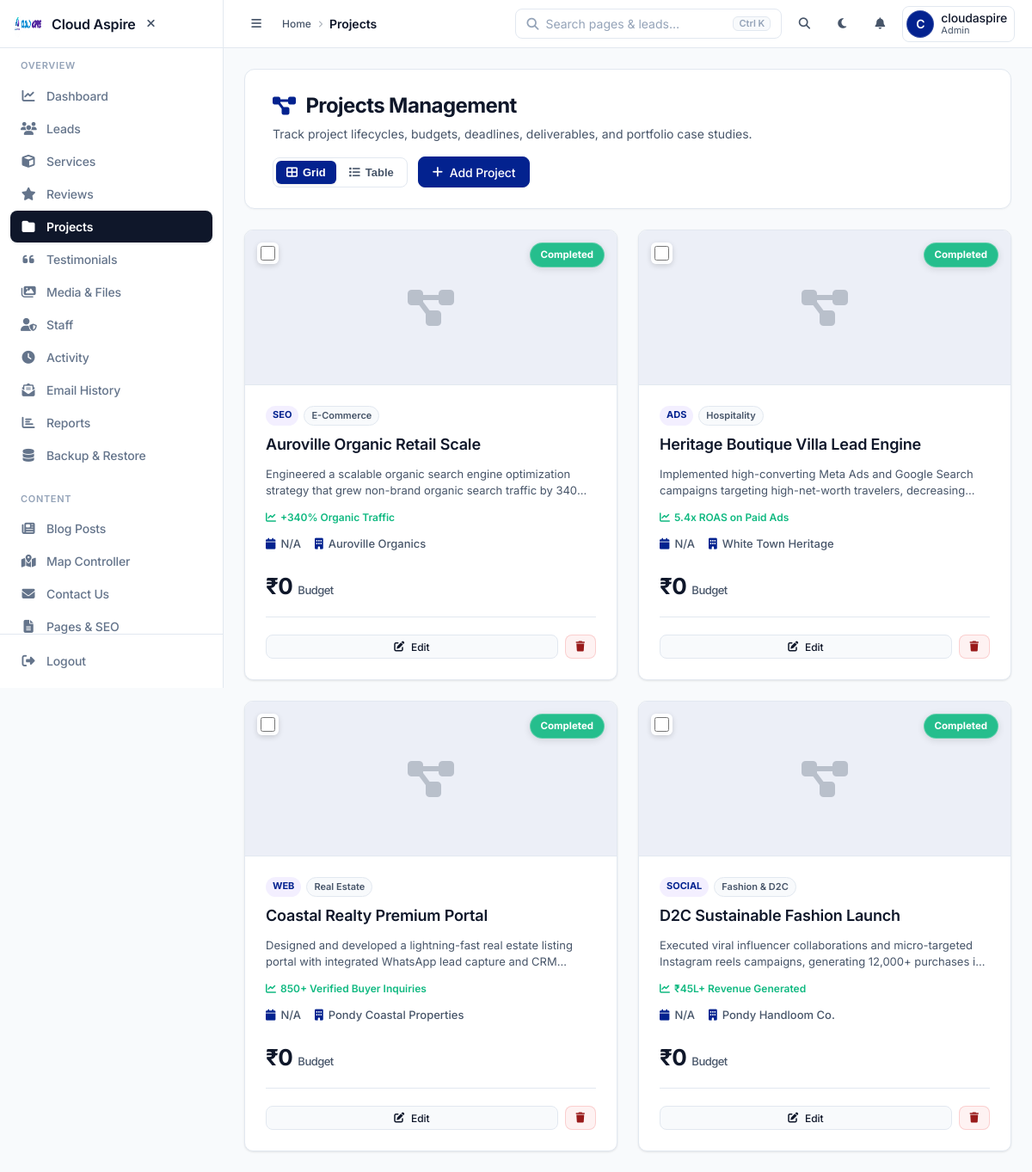
The page /admin/projects.php (signed in) on the database its author committed.
### tables this page shows
CREATE TABLE IF NOT EXISTS `projects` (
  `id` int(11) NOT NULL AUTO_INCREMENT,
  `project_name` varchar(255) NOT NULL,
  `budget` varchar(50) DEFAULT NULL,
  `project_datetime` datetime DEFAULT NULL,
  `status` enum('pending','running','completed','cancelled') DEFAULT 'pending',
  `project_link` varchar(500) DEFAULT NULL,
  `thumbnail` varchar(500) DEFAULT NULL,
  `created_at` timestamp NULL DEFAULT current_timestamp(),
  `updated_at` timestamp NULL DEFAULT current_timestamp() ON UPDATE current_timestamp(),
  `category` varchar(100) DEFAULT 'web',
  `industry` varchar(100) DEFAULT 'Digital',
  `description` text DEFAULT NULL,
  `client_name` varchar(150) DEFAULT NULL,
  `results` varchar(255) DEFAULT NULL,
  PRIMARY KEY (`id`),
  KEY `idx_projects_status_date` (`status`,`project_datetime`)
);

### admin/projects.php (called while the page is built, shortened)
<?php
require_once __DIR__ . '/../app/security_notifier.php';
$projects = $conn->query("SELECT * FROM projects ORDER BY project_datetime DESC")->fetchAll(PDO::FETCH_ASSOC);
require_once __DIR__ . '/../app/Views/admin/projects.php';

### app/Views/admin/projects.php (the view, shortened to what this page needs)
<?php
require_once __DIR__ . '/../../../admin/includes/header.php';
?>
<div class="saas-page-header">
    <div>
        <h1 class="page-title"><i class="fas fa-diagram-project" style="color: var(--primary, #6366F1);"></i> Projects Management</h1>
        <p class="page-subtitle">Track project lifecycles, budgets, deadlines, deliverables, and portfolio case studies.</p>
    </div>
    <div class="header-actions" style="display: flex; align-items: center; gap: 12px;">
        <div class="view-switch-container">
            <button type="button" class="active" id="viewGridBtn" onclick="switchView('grid')">
                <i class="fas fa-th-large"></i> Grid
            </button>
            <button type="button" id="viewListBtn" onclick="switchView('list')">
                <i class="fas fa-list"></i> Table
            </button>
        </div>
        <button class="btn btn-primary" onclick="openModal()"><i class="fas fa-plus"></i> Add Project</button>
    </div>
</div>
<div id="projectsGridView">
    <div class="projects-grid">
        <?php foreach ($projects as $project): ?>
        <div class="project-card">
            <div class="card-select-wrap">
                <input type="checkbox" class="project-checkbox row-cb" value="<?= $project['id'] ?>" onclick="updateBulkBar()">
            </div>
            <div class="project-thumb">
                <?php if (!empty($project['thumbnail'])): ?>
                    <img src="<?= htmlspecialchars($project['thumbnail']) ?>" alt="">
                <?php else: ?>
                    <i class="fas fa-diagram-project"></i>
                <?php endif; ?>
                <span class="status-badge status-<?= htmlspecialchars($project['status'] ?? 'pending') ?>"><?= ucfirst(htmlspecialchars($project['status'] ?? 'pending')) ?></span>
            </div>
            <div class="project-body">
                <div style="display: flex; gap: 6px; flex-wrap: wrap; margin-bottom: 8px;">
                    <span style="font-size: 11px; font-weight: 700; text-transform: uppercase; background: rgba(108, 59, 255, 0.08); color: var(--primary, #6366F1); padding: 2px 8px; border-radius: 12px;"><?= htmlspecialchars(strtoupper($project['category'] ?? 'WEB')) ?></span>
                    <span style="font-size: 11px; font-weight: 600; background: var(--bg-main, #F8FAFC); color: var(--text-muted, #64748B); padding: 2px 8px; border-radius: 12px; border: 1px solid var(--border-color, #E2E8F0);"><?= htmlspecialchars($project['industry'] ?? 'Digital') ?></span>
                </div>
                <div class="project-name"><?= htmlspecialchars($project['project_name']) ?></div>
                <?php if (!empty($project['description'])): ?>
                    <p style="font-size: 13px; color: var(--text-muted, #64748B); margin-bottom: 12px; line-height: 1.5; display: -webkit-box; -webkit-line-clamp: 2; -webkit-box-orient: vertical; overflow: hidden;"><?= htmlspecialchars($project['description']) ?></p>
                <?php endif; ?>
                <?php if (!empty($project['results'])): ?>
                    <div style="font-size: 12px; color: var(--success, #10B981); font-weight: 600; margin-bottom: 12px; display: flex; align-items: center; gap: 5px;">
                        <i class="fas fa-chart-line"></i> <?= htmlspecialchars($project['results']) ?>
                    </div>
                <?php endif; ?>
                <div class="project-meta">
                    <span><i class="fas fa-calendar"></i> <?= !empty($project['project_datetime']) ? date('M d, Y', strtotime($project['project_datetime'])) : 'N/A' ?></span>
                    <?php if (!empty($project['client_name'])): ?>
                        <span><i class="fas fa-building"></i> <?= htmlspecialchars($project['client_name']) ?></span>
                    <?php endif; ?>
                </div>
                <div class="project-budget">₹<?= number_format((float)($project['budget'] ?? 0)) ?><small>Budget</small></div>
                <div class="project-actions">
                    <button class="btn btn-sm btn-edit" onclick="editProject(<?= htmlspecialchars(json_encode($project)) ?>)" style="flex: 1; justify-content: center;"><i class="fas fa-edit"></i> Edit</button>
                    <form method="POST" style="display:inline;" onsubmit="return confirm('Delete this project permanently?')">
                        <button type="submit" class="btn btn-sm btn-delete" title="Delete"><i class="fas fa-trash"></i></button>
                    </form>
                </div>
            </div>
        </div>
        <?php endforeach; ?>
    </div>
</div>
<?php require_once __DIR__ . '/../../../admin/includes/footer.php'; ?>

### app/Views/admin/projects.php (style rules this page uses)
.view-switch-container { background: var(--bg-card, #FFFFFF); border: 1px solid var(--border-color, #E2E8F0); border-radius: 8px; padding: 3px; display: inline-flex; gap: 3px; }
.view-switch-container button { border: none; background: transparent; color: var(--text-muted, #64748B); cursor: pointer; border-radius: 6px; font-size: 13px; font-weight: 600; padding: 6px 12px; transition: all 0.2s ease; display: inline-flex; align-items: center; gap: 6px; }
.view-switch-container button.active { background: var(--primary, #6366F1); color: #FFFFFF; box-shadow: 0 1px 3px rgba(0,0,0,0.1); }
.project-checkbox { width: 17px; height: 17px; accent-color: var(--primary, #6366F1); cursor: pointer; }
.projects-grid { display: grid; grid-template-columns: repeat(auto-fill, minmax(340px, 1fr)); gap: 24px; }
.project-card { background: var(--bg-card, #FFFFFF); border: 1px solid var(--border-color, #E2E8F0); border-radius: var(--border-radius, 12px); overflow: hidden; transition: all var(--transition, 0.2s ease); box-shadow: var(--shadow-sm, 0 1px 3px rgba(0,0,0,0.05)); display: flex; flex-direction: column; position: relative; }
.card-select-wrap { position: absolute; top: 14px; left: 14px; z-index: 10; background: rgba(255, 255, 255, 0.9); border-radius: 6px; padding: 4px; display: flex; align-items: center; box-shadow: 0 2px 6px rgba(0,0,0,0.15); backdrop-filter: blur(4px); }
.project-thumb { width: 100%; height: 180px; background: color-mix(in srgb, var(--primary, #6366F1) 5%, var(--bg-main, #F8FAFC)); display: flex; align-items: center; justify-content: center; position: relative; overflow: hidden; border-bottom: 1px solid var(--border-color, #E2E8F0); }
.project-thumb i { font-size: 48px; color: var(--text-muted, #94A3B8); opacity: 0.3; }
.project-thumb .status-badge { position: absolute; top: 14px; right: 14px; padding: 5px 12px; border-radius: 20px; font-size: 11.5px; font-weight: 700; backdrop-filter: blur(10px); border: 1px solid rgba(255,255,255,0.25); box-shadow: 0 2px 8px rgba(0,0,0,0.12); }
.status-completed { background: rgba(16, 185, 129, 0.9); color: #fff; }
.project-body { padding: 24px; flex: 1; display: flex; flex-direction: column; }
.project-name { font-size: 18px; font-weight: 600; color: var(--text-main, #0F172A); margin-bottom: 12px; letter-spacing: -0.01em; }
.project-meta { display: flex; flex-wrap: wrap; gap: 16px; margin-bottom: 20px; }
.project-meta span { font-size: 13px; color: var(--text-muted, #64748B); display: flex; align-items: center; gap: 6px; font-weight: 500; }
.project-meta span i { color: var(--primary, #6366F1); }
.project-budget { font-size: 26px; font-weight: 700; color: var(--text-main, #0F172A); margin-bottom: 16px; display: flex; align-items: baseline; gap: 6px; letter-spacing: -0.02em; }
.project-budget small { font-size: 13px; color: var(--text-muted, #64748B); font-weight: 500; }
.project-actions { display: flex; gap: 8px; padding-top: 20px; border-top: 1px solid var(--border-color, #E2E8F0); margin-top: auto; }

### rows shown on the page
projects: status "Completed", category "SEO", industry "E-Commerce", project_name "Auroville Organic Retail Scale", description "Engineered a scalable organic search engine optimization strategy that grew non-brand organic search traffic by…", results "+340% Organic Traffic", shows "N/A", client_name "Auroville Organics", budget "0"
projects: status "Completed", category "ADS", industry "Hospitality", project_name "Heritage Boutique Villa Lead Engine", description "Implemented high-converting Meta Ads and Google Search campaigns targeting high-net-worth travelers,…", results "5.4x ROAS on Paid Ads", shows "N/A", client_name "White Town Heritage", budget "0"
projects: status "Completed", category "WEB", industry "Real Estate", project_name "Coastal Realty Premium Portal", description "Designed and developed a lightning-fast real estate listing portal with integrated WhatsApp lead capture and…", results "850+ Verified Buyer Inquiries", shows "N/A", client_name "Pondy Coastal Properties", budget "0"
projects: status "Completed", category "SOCIAL", industry "Fashion & D2C", project_name "D2C Sustainable Fashion Launch", description "Executed viral influencer collaborations and micro-targeted Instagram reels campaigns, generating 12,000+ purchases…", results "₹45L+ Revenue Generated", shows "N/A", client_name "Pondy Handloom Co.", budget "0"

### other values the page prints
$site_name "Cloud Aspire"
$section_label "OVERVIEW"
$item['label'] "Dashboard"
$item['label'] "Leads"
$item['label'] "Services"
$item['label'] "Reviews"
$item['label'] "Projects"
$item['label'] "Testimonials"
$item['label'] "Media & Files"
$item['label'] "Staff"
$item['label'] "Activity"
$item['label'] "Email History"
$item['label'] "Reports"
$item['label'] "Backup & Restore"
$section_label "CONTENT"
